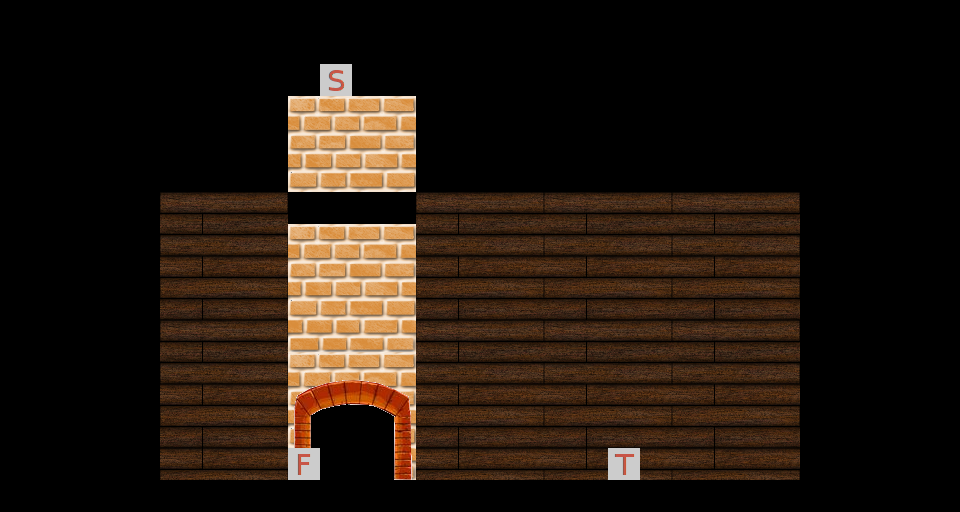

A 2D game scene composited from a Tiled map and its tileset images. What follows is a short description and the map's XML, with each tile layer's data collapsed to a summary:
An orthogonal 30x16 tile map with 32x32 px tiles, 4 tile layers (Background, Middleground, Decorations, Objects), 1 hidden layer not drawn, 2 tilesets.

<map version="1.0" orientation="orthogonal" renderorder="right-down" width="30" height="16" tilewidth="32" tileheight="32" nextobjectid="1">
 <tileset firstgid="1" name="Simple" tilewidth="32" tileheight="32" tilecount="16">
  <image source="../graphics/tiles/Simple.png" width="128" height="128" />
  <tile id="1">
   <properties>
    <property name="type" value="normal" />
   </properties>
  </tile>
  <tile id="2">
   <properties>
    <property name="type" value="chimney_top" />
   </properties>
  </tile>
  <tile id="4">
   <properties>
    <property name="type" value="santa" />
   </properties>
  </tile>
  <tile id="5">
   <properties>
    <property name="type" value="tree" />
   </properties>
  </tile>
  <tile id="6">
   <properties>
    <property name="type" value="chimney" />
   </properties>
  </tile>
 </tileset>
 <tileset firstgid="17" name="ForegroundHouse" tilewidth="32" tileheight="32" tilecount="256">
  <image source="../graphics/tiles/ForegroundHouse.png" width="512" height="512" />
 </tileset>
 <layer name="Background" width="30" height="16">
  <data>[480 cells, 160 non-empty, 21 distinct tile ids]</data>
 </layer>
 <layer name="Middleground" width="30" height="16">
  <data>[480 cells, 102 non-empty, 29 distinct tile ids]</data>
 </layer>
 <layer name="Decorations" width="30" height="16">
  <data>[480 cells, 54 non-empty, 19 distinct tile ids]</data>
 </layer>
 <layer name="Platforms" width="30" height="16" visible="0">
  <data>[480 cells, 66 non-empty, 2 distinct tile ids]</data>
 </layer>
 <layer name="Objects" width="30" height="16">
  <data>[480 cells, 3 non-empty, 3 distinct tile ids]</data>
 </layer>
</map>